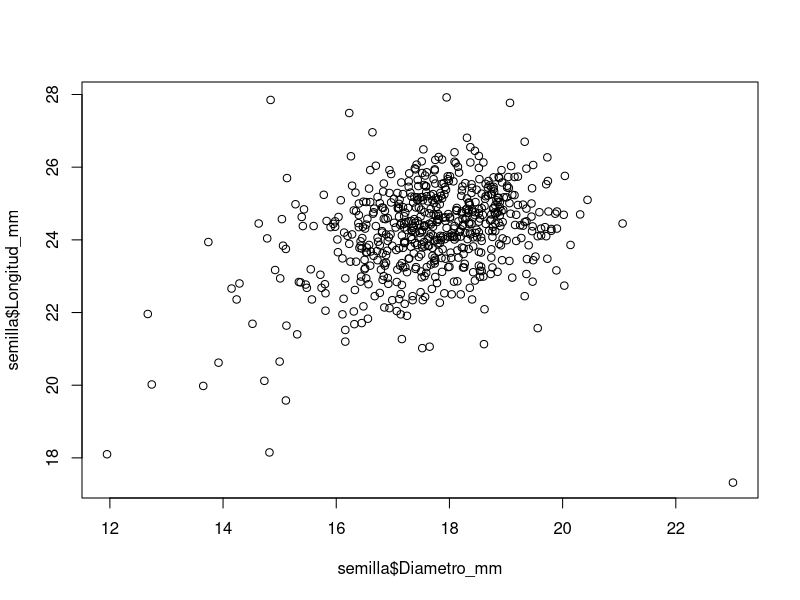
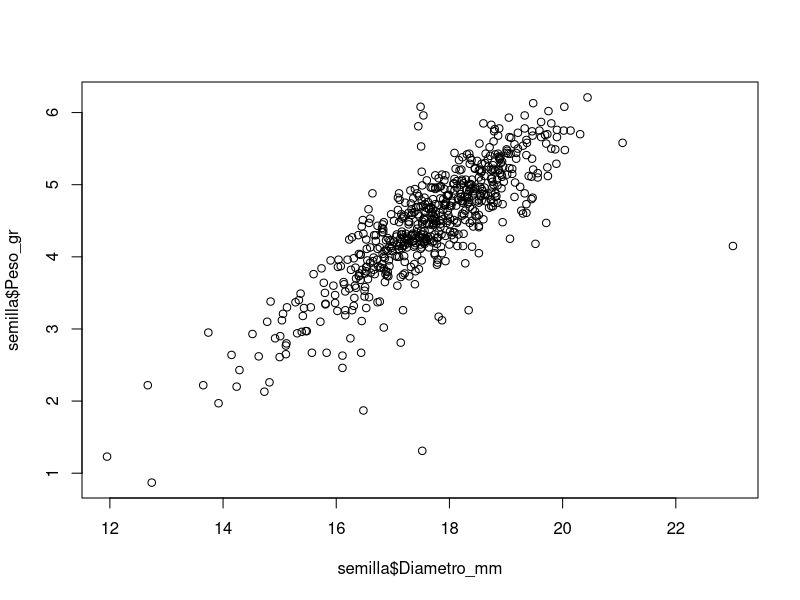
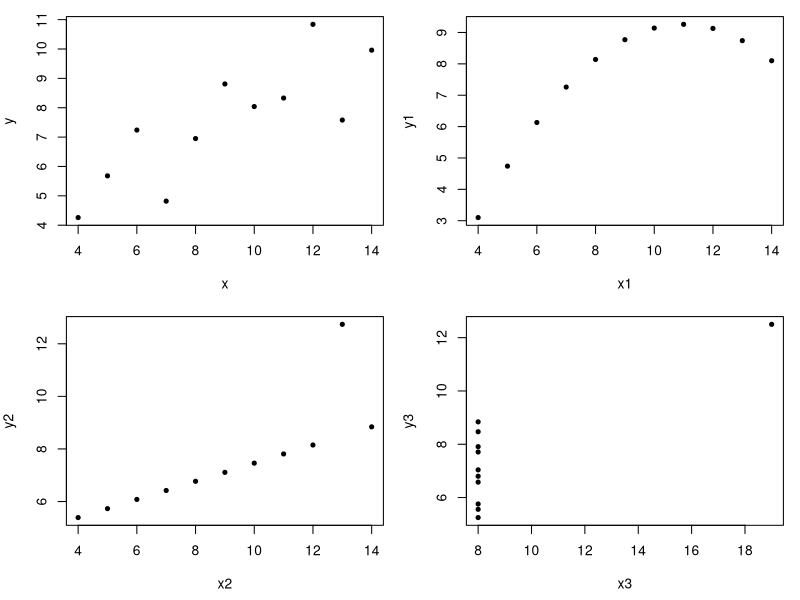

Write R code to recreate these figures, in order.
# AMANDA
# 27/04/2022 SEMANA 13
# CORRELACIÓN

# observaciones independientes, la correlación es lineal
# r= 1:-1 (co-relación perfecta, pero no ocurre en la naturaleza)
# co-relación positiva: la líenea va hacia arriba (pendiente), los valores de x aumentan los valores de y igual
# co-relación negativa: la línea va hacia abajo, si los valores de x diminuyen, los valores de y tambien lo hará.

# EJERCICIO DE CORRERALCIÓN

semilla <- read.csv("CLASES/BaseDeDatos_estadistica.csv", header = T)

# Revisar mediante una gráfica si existe una asociación entre el diámetro y la longitud

plot(semilla$Diametro_mm, semilla$Longitud_mm) # (x,y)

plot(semilla$Diametro_mm, semilla$Peso_gr)

# H0: no hay correlación (asociación) entre el diámetro y el peso
# H1: si hay correlación (asociación) entre el diámetro y el peso

cor.test(semilla$Diametro_mm, semilla$Peso_gr)
# correlación de Pearson (valores paramétricos)

cor.test(semilla$Longitud_mm, semilla$Diametro_mm)

x <- c(10, 8, 13, 9, 11, 14, 6, 4, 12, 7, 5)
y <- c(8.04, 6.95, 7.58, 8.81, 8.33, 9.96, 7.24, 4.26, 10.84, 4.82, 5.68)

x1 <- c(10, 8, 13, 9, 11, 14, 6, 4, 12, 7, 5)
y1 <- c(9.14, 8.14, 8.74, 8.77, 9.26, 8.10, 6.13, 3.10, 9.13, 7.26, 4.74)

x2 <- c(10, 8, 13, 9, 11, 14, 6, 4, 12, 7, 5)
y2 <- c(7.46, 6.77, 12.74, 7.11, 7.81, 8.84, 6.08, 5.39, 8.15, 6.42, 5.73)

x3 <- c(8, 8, 8, 8, 8, 8, 8, 19, 8, 8, 8)
y3 <- c(6.58, 5.76, 7.71, 8.84, 8.47, 7.04, 5.25, 12.5, 5.56, 7.91, 6.8)


cor.test(x, y)
cor.test(x1, y1)
cor.test(x2, y2)
cor.test(x3, y3)

op = par(mfrow= c(2, 2), mar = c(4.5, 4, 1, 1))
plot(x, y, pch= 20) # nube de datos
plot(x1, y1, pch= 20)
plot(x2, y2, pch= 20)
plot(x3, y3, pch= 20)
par(op)
